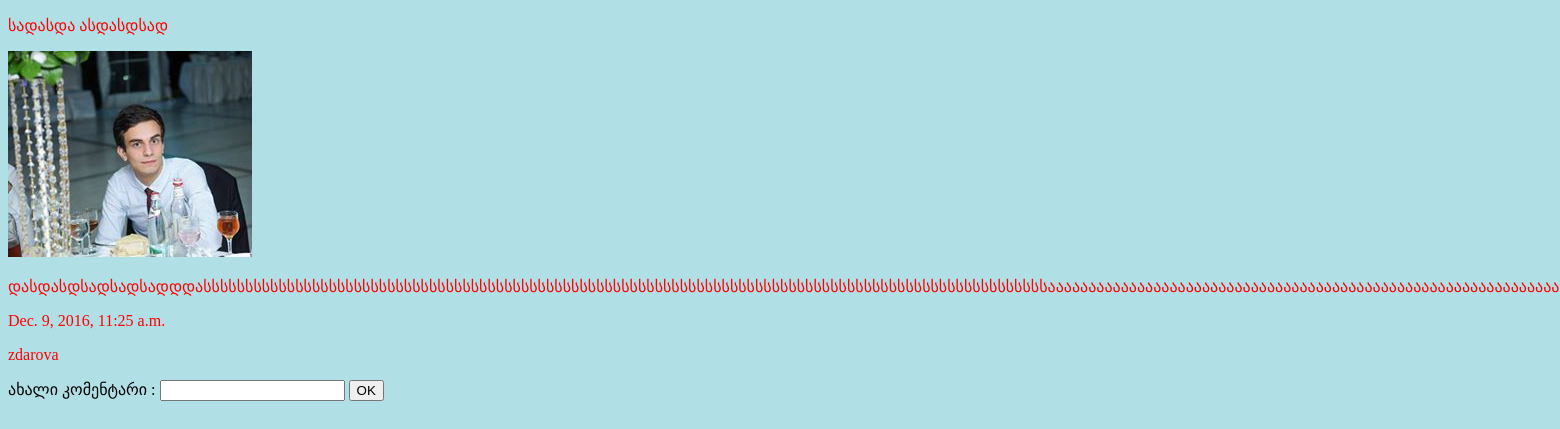
Page /app/3/srulad/ on the earlier database version.
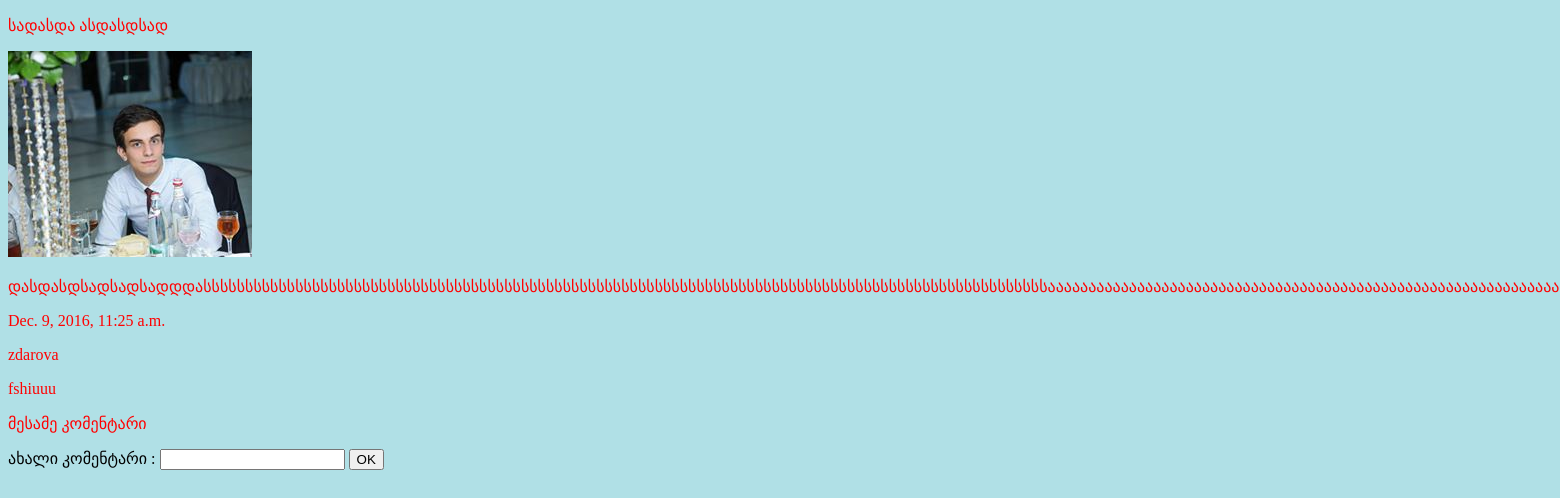
Same page on the later database version.
### app/models.py (models this page shows)
class Comment(models.Model):
	posti=models.ForeignKey(Post,on_delete=models.CASCADE)
	komentari=models.CharField(max_length=200)
	def __str__(self):
		return self.komentari

### app/views.py (the view)
# urls.py: url(r'^(?P<posti_id>[0-9]+)/srulad/$',srulad,name="srulad"),
def srulad(request,posti_id):
	form=CommentForm()
	posti_srulad=Post.objects.get(pk=posti_id)
	if request.method=="POST":
		posti_srulad.comment_set.create(
			komentari=request.POST.get("new_comment"))
	return render(request,'app/srulad.html',{"posti":posti_srulad,"form":form})

### app/forms.py
class CommentForm(forms.Form):
    new_comment = forms.CharField(label='Your name', max_length=100)
    class Meta:
    	model= Comment
    	fields=('kometari',)

### app/templates/app/srulad.html (shortened to what this page needs)
<!DOCTYPE html>
<html>
<head>
</head>
<body>
	<p>{{posti.postis_satauri}}</p>
	<img src="{{posti.surati.url}}" alt="some_text" style="width:width;height:height;">
	<p>{{posti.postis_contenti}}</p>
	<p>{{posti.sheqmnis_dro}}</p>
	{% for i in posti.comment_set.all %}
		<p>{{i}}</p>
	{% endfor %}
 <form action="" method="POST">
	<label for="new_comment">ახალი კომენტარი :</label>
	<input id="new_comment" type="text" name="new_comment" maxlength="100" value ="{{ form.komenari}}"required />
	<input type="submit" value="OK">
</form>
</body>
</html>

Differences in the rows shown:
added Comment: komentari "fshiuuu"
added Comment: komentari "მესამე კომენტარი"
